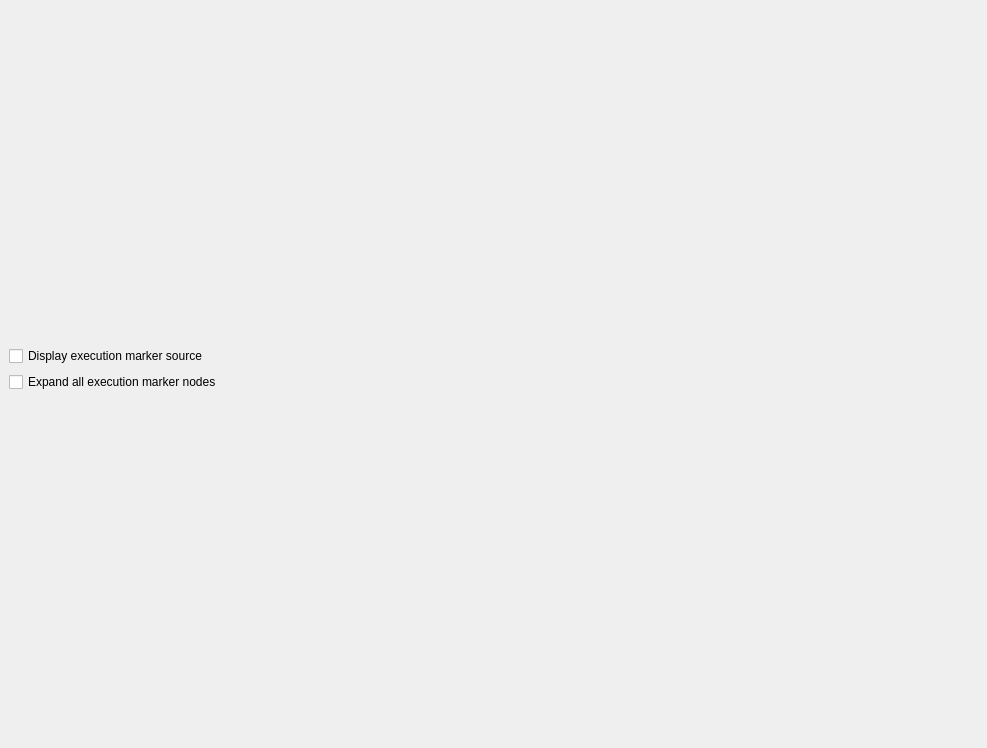
<?xml version="1.0" encoding="UTF-8"?>
<ui version="4.0">
 <class>CrashAnalysisAdvanced</class>
 <widget class="QWidget" name="CrashAnalysisAdvanced">
  <property name="geometry">
   <rect>
    <x>0</x>
    <y>0</y>
    <width>987</width>
    <height>748</height>
   </rect>
  </property>
  <property name="sizePolicy">
   <sizepolicy hsizetype="MinimumExpanding" vsizetype="Fixed">
    <horstretch>0</horstretch>
    <verstretch>0</verstretch>
   </sizepolicy>
  </property>
  <property name="windowTitle">
   <string>Form</string>
  </property>
  <layout class="QVBoxLayout" name="verticalLayout">
   <property name="spacing">
    <number>0</number>
   </property>
   <property name="leftMargin">
    <number>9</number>
   </property>
   <property name="topMargin">
    <number>0</number>
   </property>
   <property name="rightMargin">
    <number>9</number>
   </property>
   <property name="bottomMargin">
    <number>9</number>
   </property>
   <item>
    <layout class="QVBoxLayout" name="verticalLayout_3">
     <property name="spacing">
      <number>6</number>
     </property>
     <property name="rightMargin">
      <number>0</number>
     </property>
     <item>
      <layout class="QHBoxLayout" name="horizontalLayout_marker_source">
       <property name="spacing">
        <number>6</number>
       </property>
       <item>
        <widget class="QCheckBox" name="marker_source">
         <property name="text">
          <string>Display execution marker source</string>
         </property>
        </widget>
       </item>
       <item>
        <widget class="QToolButton" name="marker_source_info_icon">
         <property name="focusPolicy">
          <enum>Qt::FocusPolicy::NoFocus</enum>
         </property>
         <property name="toolTip">
          <string>&lt;html&gt;&lt;head/&gt;&lt;body&gt;&lt;p&gt;If checked, each marker node in the generated summary file's execution marker tree will contain a tag specifying the source that generated the marker (such as Application, Driver, etc.).&lt;/p&gt;&lt;/body&gt;&lt;/html&gt;</string>
         </property>
         <property name="styleSheet">
          <string notr="true">QToolButton { border: none; }</string>
         </property>
         <property name="text">
          <string/>
         </property>
         <property name="icon">
          <iconset resource="../../../../frontend/resources.qrc">
           <normaloff>:/information-circle.svg</normaloff>:/information-circle.svg</iconset>
         </property>
        </widget>
       </item>
      </layout>
     </item>
     <item>
      <layout class="QHBoxLayout" name="horizontalLayout_expand_markers">
       <property name="spacing">
        <number>6</number>
       </property>
       <item>
        <widget class="QCheckBox" name="expand_markers">
         <property name="text">
          <string>Expand all execution marker nodes</string>
         </property>
        </widget>
       </item>
       <item>
        <widget class="QToolButton" name="expand_markers_info_icon">
         <property name="focusPolicy">
          <enum>Qt::FocusPolicy::NoFocus</enum>
         </property>
         <property name="toolTip">
          <string>&lt;html&gt;&lt;head/&gt;&lt;body&gt;&lt;p&gt;If checked, all execution marker nodes in the marker tree will be expanded.&lt;/p&gt;&lt;/body&gt;&lt;/html&gt;</string>
         </property>
         <property name="styleSheet">
          <string notr="true">QToolButton { border: none; }</string>
         </property>
         <property name="text">
          <string/>
         </property>
         <property name="icon">
          <iconset resource="../../../../frontend/resources.qrc">
           <normaloff>:/information-circle.svg</normaloff>:/information-circle.svg</iconset>
         </property>
        </widget>
       </item>
      </layout>
     </item>
    </layout>
   </item>
  </layout>
 </widget>
 <resources>
  <include location="../../../../frontend/resources.qrc"/>
 </resources>
 <connections/>
</ui>
